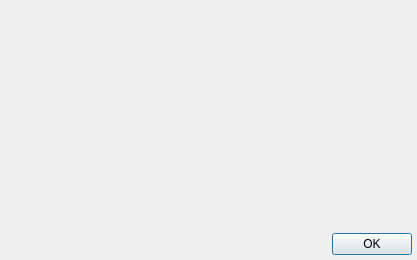
<?xml version="1.0" encoding="UTF-8"?>
<ui version="4.0">
 <class>ResourceManagerDialog</class>
 <widget class="QDialog" name="ResourceManagerDialog">
  <property name="geometry">
   <rect>
    <x>0</x>
    <y>0</y>
    <width>417</width>
    <height>260</height>
   </rect>
  </property>
  <property name="windowTitle">
   <string>Resource manager</string>
  </property>
  <property name="relaxed-white-bg" stdset="0">
   <bool>true</bool>
  </property>
  <layout class="QVBoxLayout" name="verticalLayout">
   <property name="spacing">
    <number>3</number>
   </property>
   <property name="leftMargin">
    <number>5</number>
   </property>
   <property name="topMargin">
    <number>5</number>
   </property>
   <property name="rightMargin">
    <number>5</number>
   </property>
   <property name="bottomMargin">
    <number>5</number>
   </property>
   <item>
    <widget class="QWidget" name="wdgCentral" native="true">
     <layout class="QVBoxLayout" name="verticalLayout_2">
      <property name="spacing">
       <number>3</number>
      </property>
      <property name="leftMargin">
       <number>2</number>
      </property>
      <property name="topMargin">
       <number>2</number>
      </property>
      <property name="rightMargin">
       <number>2</number>
      </property>
      <property name="bottomMargin">
       <number>2</number>
      </property>
     </layout>
    </widget>
   </item>
   <item>
    <widget class="QDialogButtonBox" name="buttonBox">
     <property name="orientation">
      <enum>Qt::Horizontal</enum>
     </property>
     <property name="standardButtons">
      <set>QDialogButtonBox::Ok</set>
     </property>
    </widget>
   </item>
  </layout>
 </widget>
 <resources/>
 <connections>
  <connection>
   <sender>buttonBox</sender>
   <signal>accepted()</signal>
   <receiver>ResourceManagerDialog</receiver>
   <slot>accept()</slot>
   <hints>
    <hint type="sourcelabel">
     <x>248</x>
     <y>254</y>
    </hint>
    <hint type="destinationlabel">
     <x>157</x>
     <y>274</y>
    </hint>
   </hints>
  </connection>
  <connection>
   <sender>buttonBox</sender>
   <signal>rejected()</signal>
   <receiver>ResourceManagerDialog</receiver>
   <slot>reject()</slot>
   <hints>
    <hint type="sourcelabel">
     <x>316</x>
     <y>260</y>
    </hint>
    <hint type="destinationlabel">
     <x>286</x>
     <y>274</y>
    </hint>
   </hints>
  </connection>
 </connections>
</ui>
